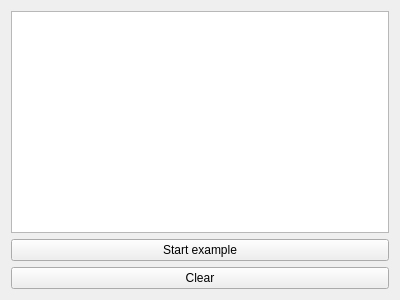
<?xml version="1.0" encoding="UTF-8"?>
<ui version="4.0">
 <class>Form</class>
 <widget class="QWidget" name="Form">
  <property name="geometry">
   <rect>
    <x>0</x>
    <y>0</y>
    <width>400</width>
    <height>300</height>
   </rect>
  </property>
  <property name="windowTitle">
   <string>Form</string>
  </property>
  <layout class="QVBoxLayout" name="verticalLayout">
   <item>
    <widget class="KTextEdit" name="textWidget">
     <property name="enabled">
      <bool>true</bool>
     </property>
     <property name="readOnly">
      <bool>true</bool>
     </property>
     <property name="acceptRichText">
      <bool>false</bool>
     </property>
    </widget>
   </item>
   <item>
    <widget class="KPushButton" name="downloadButton">
     <property name="text">
      <string>Start example</string>
     </property>
    </widget>
   </item>
   <item>
    <widget class="KPushButton" name="clearButton">
     <property name="text">
      <string>Clear</string>
     </property>
    </widget>
   </item>
  </layout>
 </widget>
 <customwidgets>
  <customwidget>
   <class>KPushButton</class>
   <extends>QPushButton</extends>
   <header>kpushbutton.h</header>
  </customwidget>
  <customwidget>
   <class>KTextEdit</class>
   <extends>QTextEdit</extends>
   <header>ktextedit.h</header>
  </customwidget>
 </customwidgets>
 <resources/>
 <connections/>
</ui>
